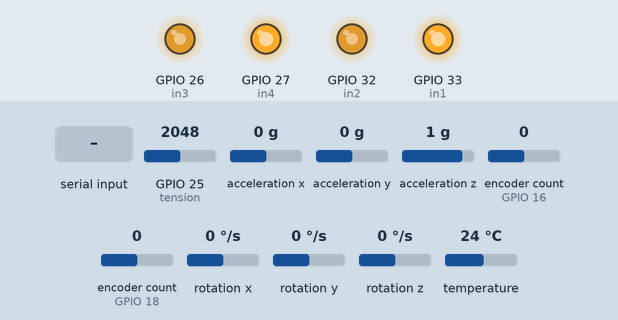
The program below on a simulated ESP32. Shown: output pins drawn as LEDs (lit = HIGH). The test bench sets the inputs (shaded band); at power-on: rotation z 0 °/s, acceleration y 0 g, GPIO 25 (tension) = 2048, acceleration x 0 g, acceleration z 1 g, encoder count (sensors on GPIO 16, GPIO 18) 0, rotation x 0 °/s, rotation y 0 °/s, temperature 24 °C. Nothing arrives over Bluetooth unless stated; what the program prints to the serial monitor is not drawn.

Above: at 1.3 s.
1.4 s: rotation z set to 14 °/s
At 3.3 s:
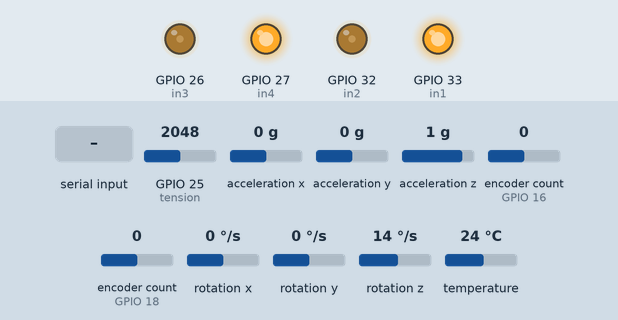
4.4 s: rotation z set to -14 °/s
At 6.3 s:
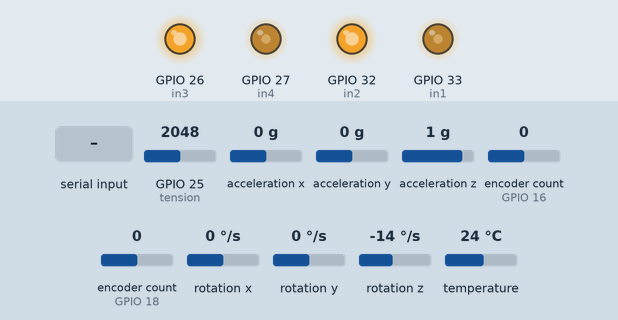
7.4 s: "Kp 150\n" received over Serial
At 8.6 s:
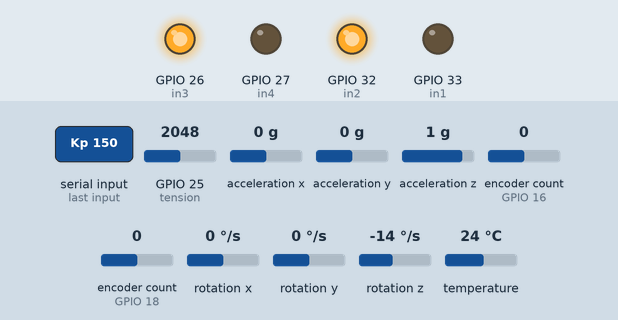
8.9 s: acceleration y set to -0.2 g
At 10.1 s:
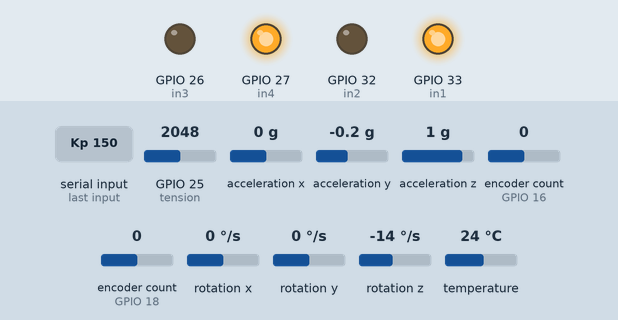
10.4 s: acceleration y set to 0.8 g
At 11.7 s:
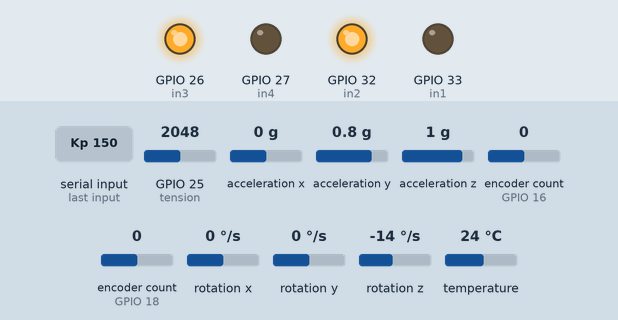
12.0 s: acceleration y set to -1.4 g
At 13.1 s:
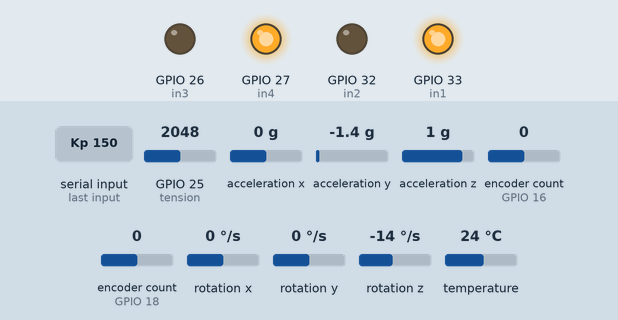
Timing chart, 0 to 14.6 s (numbered marks = the images above; inputs shaded):
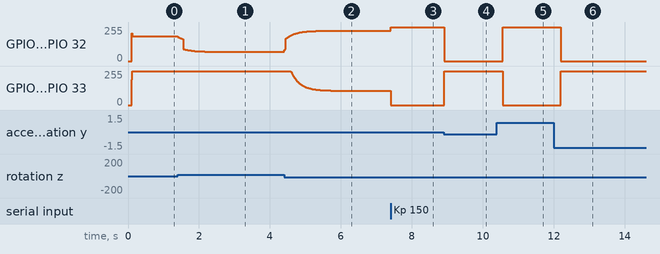

The program:

main.cpp
```cpp
#include <Arduino.h>
#include <String.h>
#include <Adafruit_MPU6050.h>
#include <Adafruit_Sensor.h>
#include <Wire.h>
#include <math.h>
#include <ESP32Encoder.h>
#include <ps5Controller.h>

/* Coef du 31/03
Tau = 254
Kp = 2.352
Kd = 0.078
Kpvit = 0.1015
Kdvit = 0.095
theta_eq = -0.036
O = 0.4
Oc = 0.1456
*/

Adafruit_MPU6050 mpu;
sensors_event_t a, g, temp;
double angle_acc;
double angle_acc_p = 0;
double angle_acc_fil;

char FlagCalcul = 0;
float Te = 10;   // période d'échantillonage en ms
float Tau = 254; // constante de temps du filtre en ms
float theta_g, theta_gf, theta_w, theta_wf, theta_somme, theta_equilibre = -0.036;
float kd = 0.078, kp = 2.352, erreur, commande;
float offsetC = 0.1456;
float theta_consigne = 0 + theta_equilibre;
float deriv_erreur;
static float erreur_precedente = 0;
float rapportcycliqueA, rapportcycliqueB, alpha1, alpha2;
// vitesse :
float erreurvit, vit_GObs, vit_GObsf, vit_DObs, vit_DObsf, vit_Obs, TrA, TrB, kpvit = 0.1015, vit_consigne = 0, dir;
float kpvit_cmd, kdvit = 0.095, deriv_erreurvit, deriv_erreurvitf, erreurvit_precedente, sat = 0.4;

int etat;

// encoderus :
ESP32Encoder encoder;
ESP32Encoder encoder2;
long encodeur, encodeur2;

//controle tension :
int tension = 25;
float lecture_tension;
float tension_reel;
//  moteurs :
const int in1 = 33;
const int in2 = 32;
const int in3 = 26;
const int in4 = 27;
int frequence = 20000;
int canal0 = 0;
int canal1 = 1;
int canal2 = 2;
int canal3 = 3;
int resolution = 10;
// coefficient du filtre
float A, B, seuil;
float encodeurp;
float encodeur2p;

// controle manette
int LSY, RSX;

void controle(void *parameters)
{
  TickType_t xLastWakeTime;
  xLastWakeTime = xTaskGetTickCount();
  while (1)
  {
    /*********************************************************************************
                 Mesure position angulaire
    **********************************************************************************/
    mpu.getEvent(&a, &g, &temp);
    theta_g = atan2(a.acceleration.y, a.acceleration.x);
    theta_gf = A * theta_g + B * theta_gf;
    theta_w = -Tau / 1000 * g.gyro.z;
    theta_wf = A * theta_w + B * theta_wf;
    theta_somme = theta_gf + theta_wf;

    /*********************************************************************************
                 Asserv pos angulaire : calcul grandeur de commande
    **********************************************************************************/
    theta_consigne = theta_consigne + theta_equilibre;
    // calcul de l'erreur et sa derivée
    erreur = theta_consigne - theta_somme;
    // deriv_erreur = (erreur - erreur_precedente) / (Te / 1000);
    erreur_precedente = erreur;
    // calcul de a commande  = K * erreur + Kd * deriver erreur
    // commande = kp*erreur+ kd*deriv_erreur;
    // calcul de a commande  = K * erreur - Kd * rotation angulaire z:
    commande = kp * erreur + kd * g.gyro.z;

    // Compensation frottements sec :
    if (commande > 0)
    {
      commande = commande + offsetC;
    }
    else if (commande < 0)
    {
      commande = commande - offsetC;
    }
    // saturation :
    if (commande > 0.5)
    {
      commande = 0.5;
    }
    else if (commande < -0.5)
    {
      commande = -0.5;
    }

    // Mesure Vitesse :

    encodeur = encoder.getCount();
    encodeur2 = encoder2.getCount();
    TrA = (encodeur - encodeurp) / 680.0;
    TrB = (encodeur2 - encodeur2p) / 680.0;
    encodeurp = encodeur;
    encodeur2p = encodeur2;

    vit_DObs = TrA / (Te / 1000);
    vit_GObs = TrB / (Te / 1000);

    // Filtre Pr Vitesse :
    vit_DObsf = vit_DObs * A + B * vit_DObsf;
    vit_GObsf = vit_GObs * A + B * vit_GObsf;

    vit_Obs = (vit_DObsf + vit_GObsf) / 2;
    /*********************************************************************************
                 Contrôle des moteurs avec manette
    **********************************************************************************/
    // Lire l'état du joystick
    LSY = ps5.LStickY(); // Lire l'axe Y du stick gauche (avant/arrière)
    RSX = ps5.RStickX(); // Lire l'axe X du stick droit (gauche/droite)

    if (LSY < 10 && LSY > 0)
    {
      LSY = 0;
    }
     if (LSY > -10 && LSY < 0)
    {
      LSY = 0;
    }

    if (RSX < 10 && RSX > 0)
    {
      RSX = 0;
    }
     if (RSX > -10 && RSX < 0)
    {
      RSX = 0;
    }

    vit_consigne = LSY / 127.0;
    dir = RSX / 127.0;

    /*********************************************************************************
                                     Asserv Vitesse
    **********************************************************************************/
    erreurvit = vit_consigne - vit_Obs;
    deriv_erreurvit = (erreurvit - erreurvit_precedente) / (Te / 1000);
    erreurvit_precedente = erreurvit;

    deriv_erreurvitf = deriv_erreurvit * A + B * deriv_erreurvitf;

    kpvit_cmd = kpvit * erreurvit + kdvit * deriv_erreurvitf;
    // Saturation theta consigne :
    theta_consigne = kpvit_cmd;

    if (theta_consigne > sat)
    {
      theta_consigne = sat;
    }
    else if (theta_consigne < -sat)
    {
      theta_consigne = -sat;
    }

    // controle des PWM :

    // tourne moteur A
    alpha1 = 0.5 + commande - dir;
    alpha2 = 0.5 - commande + dir;

    rapportcycliqueA = 1023 * alpha1;
    rapportcycliqueB = 1023 * alpha2;

    ledcWrite(canal0, rapportcycliqueA);
    ledcWrite(canal1, rapportcycliqueB);

    // tourne moteur B :
    ledcWrite(canal2, rapportcycliqueB);
    ledcWrite(canal3, rapportcycliqueA);

    // config manette :

    FlagCalcul = 1;
    vTaskDelayUntil(&xLastWakeTime, pdMS_TO_TICKS(Te));
  }
}

void setup()
{

  // put your setup code here, to run once:
  Serial.begin(115200);
  // Initialisation manette :
  ps5.begin("E8:47:3A:E4:1C:D4");
  //  Initialisation moteurs :
  ledcSetup(canal1, frequence, resolution);
  ledcSetup(canal2, frequence, resolution);
  ledcAttachPin(in1, canal0);
  ledcAttachPin(in2, canal1);
  ledcAttachPin(in3, canal2);
  ledcAttachPin(in4, canal3);

  // pin 16 et 17:
  encoder.attachHalfQuad(16, 17);
  encoder.setCount(0);
  // pin 18 et 19:
  encoder2.attachHalfQuad(18, 19);
  encoder2.setCount(0);

  // parametrage MPU
  if (!mpu.begin())
  {
    Serial.println("Failed to find MPU6050 chip");
    while (1)
    {
      delay(10);
    }
  }
  Serial.println("MPU6050 Found!");

  Serial.println("MPU6050 Found!");

  mpu.setAccelerometerRange(MPU6050_RANGE_2_G);
  Serial.print("Accelerometer range set to: ");
  switch (mpu.getAccelerometerRange())
  {
  case MPU6050_RANGE_2_G:
    Serial.println("+-2G");
    break;
  }
  mpu.setGyroRange(MPU6050_RANGE_500_DEG);
  Serial.print("Gyro range set to: ");
  switch (mpu.getGyroRange())
  {
  case MPU6050_RANGE_500_DEG:
    Serial.println("+- 500 deg/s");
    break;
  }
  mpu.setFilterBandwidth(MPU6050_BAND_94_HZ);
  Serial.print("Filter bandwidth set to: ");
  switch (mpu.getFilterBandwidth())
  {
  case MPU6050_BAND_94_HZ:
    Serial.println("94 Hz");
    break;
  }
  delay(100);
  xTaskCreate(
      controle,   // nom de la fonction
      "controle", // nom de la tache que nous venons de vréer
      10000,      // taille de la pile en octet
      NULL,       // parametre
      10,         // tres haut niveau de priorite
      NULL        // descripteur
  );

  // calcul coeff filtre
  A = 1 / (1 + Tau / Te);
  B = Tau / Te * A;
}

void reception(char ch)
{

  static int i = 0;
  static String chaine = "";
  String commande;
  String valeur;
  int index, length;

  if ((ch == 13) or (ch == 10))
  {
    index = chaine.indexOf(' ');
    length = chaine.length();
    if (index == -1)
    {
      commande = chaine;
      valeur = "";
    }
    else
    {
      commande = chaine.substring(0, index);
      valeur = chaine.substring(index + 1, length);
    }

    if (commande == "Tau")
    {
      Tau = valeur.toFloat();
      // calcul coeff filtre
      A = 1 / (1 + Tau / Te);
      B = Tau / Te * A;
    }
    if (commande == "Kp")
    {
      kp = valeur.toFloat();
    }
    if (commande == "Kd")
    {
      kd = valeur.toFloat();
    }
    if (commande == "Te")
    {
      Te = valeur.toInt();
      A = 1 / (1 + Tau / Te);
      B = Tau / Te * A;
    }

    if (commande == "O")
    {
      sat = valeur.toFloat();
    }
    if (commande == "Oc")
    {
      offsetC = valeur.toFloat();
    }
    if (commande == "theta_eq")
    {
      theta_equilibre = valeur.toFloat();
    }
    if (commande == "Kpvit")
    {
      kpvit = valeur.toFloat();
    }
    if (commande == "Kdvit")
    {
      kdvit = valeur.toFloat();
    }
    if (commande == "vitcons")
    {
      vit_consigne = valeur.toFloat();
    }
    chaine = "";
  }
  else
  {
    chaine += ch;
  }
}

void loop()
{

  /*Print out the values */

  if (FlagCalcul == 1)
  {
    lecture_tension = analogRead(tension)/4095.0;
    tension_reel = lecture_tension * 9.6;
    Serial.printf("%lf  %lf\n",lecture_tension, tension_reel);

    // Serial.print(theta_somme);
    /*
      Serial.print(vit_Obs);
      Serial.print(" ");

      Serial.print(theta_gf);
      Serial.print(" ");

      Serial.print(theta_wf);
      Serial.print(" ");
      Serial.print(commande);
      Serial.println(" ");
  */
    if (ps5.isConnected())
    {

      //Serial.printf("%d  %d\n", RSX, LSY);
    }

    FlagCalcul = 0;
  }
}

void serialEvent()
{
  while (Serial.available() > 0) // tant qu'il y a des caractères à lire
  {
    reception(Serial.read());
  }
}
```

Measured:
- the behaviour switches between 0 and -0.1 g on acceleration y (found by bisection; images 3 and 4)
- after the input at 1.4 s, GPIO 26 (in3), GPIO 32 (in2): moves from 186/255 to 70/255 over 0.96 s, starting at once
- after the input at 4.4 s, GPIO 26 (in3), GPIO 32 (in2): moves from 70/255 to 228/255 over 1.3 s, starting at once; GPIO 27 (in4), GPIO 33 (in1): moves from 255/255 to 107/255 over 1.3 s, starting after 0.19 s
- after the input at 7.4 s, GPIO 26 (in3), GPIO 32 (in2): 228/255 → 255/255 at once; GPIO 27 (in4), GPIO 33 (in1): 107/255 → 0/255 at once
- after the input at 8.9 s, GPIO 26 (in3), GPIO 32 (in2): 255/255 → 0/255 at once; GPIO 27 (in4), GPIO 33 (in1): 0/255 → 255/255 at once
- after the input at 10.4 s, GPIO 26 (in3), GPIO 32 (in2): 0/255 → 255/255 after 0.17 s; GPIO 27 (in4), GPIO 33 (in1): 255/255 → 0/255 after 0.17 s
- after the input at 12.0 s, GPIO 26 (in3), GPIO 32 (in2): 255/255 → 0/255 after 0.20 s; GPIO 27 (in4), GPIO 33 (in1): 0/255 → 255/255 after 0.20 s
